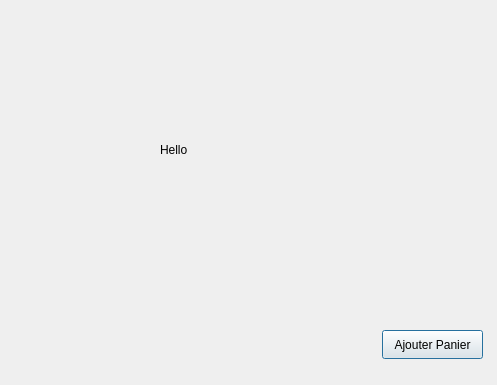
<?xml version="1.0" encoding="UTF-8"?>
<ui version="4.0">
 <class>Dialog</class>
 <widget class="QDialog" name="Dialog">
  <property name="geometry">
   <rect>
    <x>0</x>
    <y>0</y>
    <width>497</width>
    <height>385</height>
   </rect>
  </property>
  <property name="windowTitle">
   <string>Dialog</string>
  </property>
  <widget class="QLabel" name="label">
   <property name="geometry">
    <rect>
     <x>160</x>
     <y>140</y>
     <width>63</width>
     <height>20</height>
    </rect>
   </property>
   <property name="text">
    <string>Hello</string>
   </property>
  </widget>
  <widget class="QPushButton" name="pushButton">
   <property name="geometry">
    <rect>
     <x>382</x>
     <y>330</y>
     <width>101</width>
     <height>29</height>
    </rect>
   </property>
   <property name="text">
    <string>Ajouter Panier</string>
   </property>
  </widget>
 </widget>
 <resources/>
 <connections/>
</ui>
